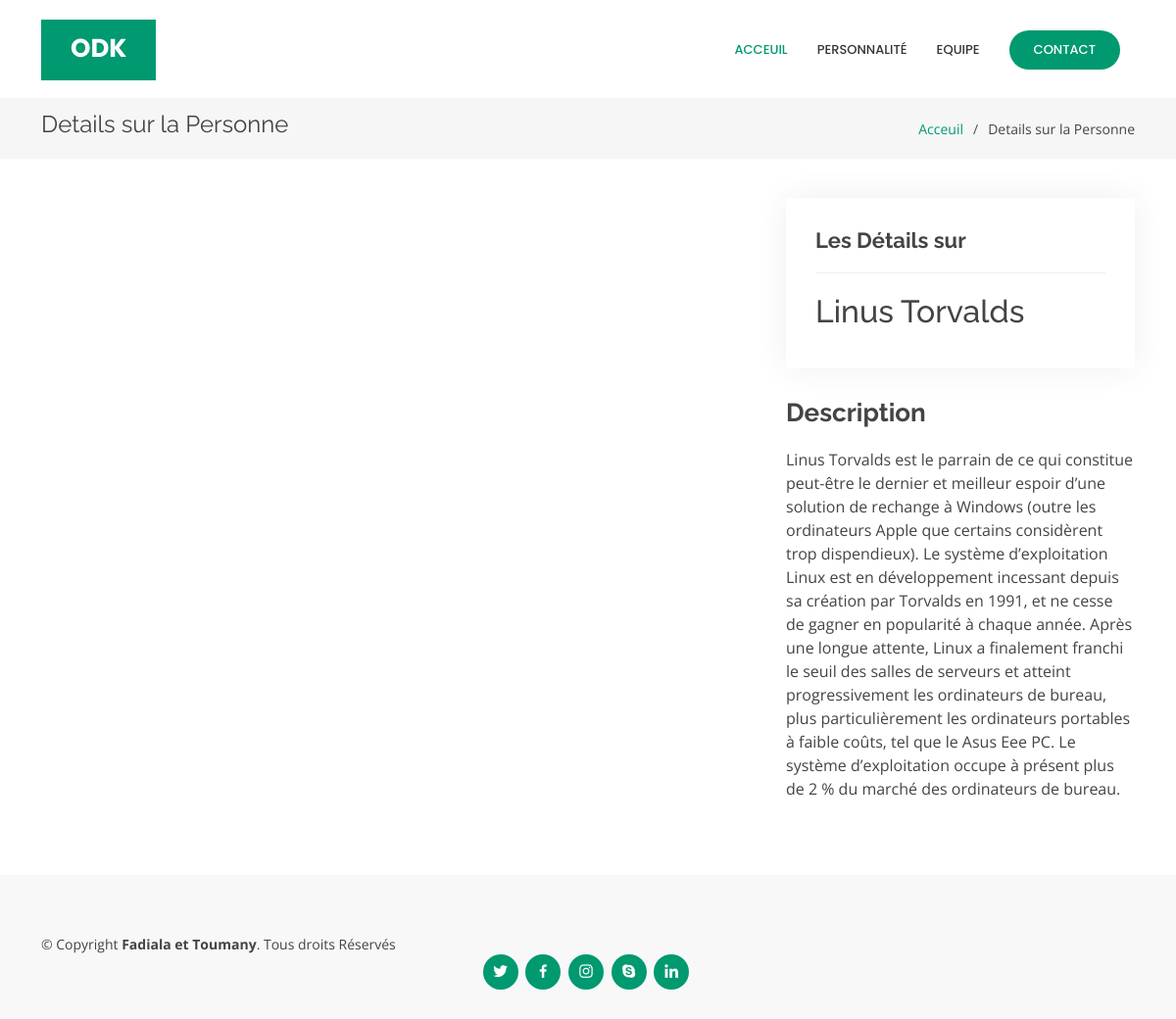
Page /vetrine/details.php?id=3 on the committed database.
### tables this page shows
CREATE TABLE `personnages` (
  `id` int(11) NOT NULL,
  `nom_complet` varchar(255) NOT NULL,
  `nom_image` varchar(255) NOT NULL,
  `historique` text NOT NULL
);

### vetrine/details.php (the view, shortened to what this page needs)
<?php
    $resultat=require_once("connect.php");
    $id = $_GET['id'];
    $req=$pdo->prepare("SELECT * FROM personnages WHERE id=$id");
    $req->execute();
    $test=$req->fetch();
?>
<!DOCTYPE html>
<html lang="fr">
<head>
  <link href="assets/vendor/aos/aos.css" rel="stylesheet">
  <link href="assets/vendor/bootstrap/css/bootstrap.min.css" rel="stylesheet">
  <link href="assets/vendor/bootstrap-icons/bootstrap-icons.css" rel="stylesheet">
  <link href="assets/vendor/boxicons/css/boxicons.min.css" rel="stylesheet">
  <link href="assets/vendor/glightbox/css/glightbox.min.css" rel="stylesheet">
  <link href="assets/vendor/remixicon/remixicon.css" rel="stylesheet">
  <link href="assets/vendor/swiper/swiper-bundle.min.css" rel="stylesheet">
  <link href="assets/css/style.css" rel="stylesheet">
</head>
<body>
  <header id="header" class="fixed-top d-flex align-items-center">
    <div class="container">
      <div class="header-container d-flex align-items-center justify-content-between">
        <div class="logo">
          <h1 class="text-light"><a href="index.php"><span>ODK</span></a></h1>
        </div>
        <nav id="navbar" class="navbar">
          <ul>
            <li><a class="nav-link scrollto active" href="index.php">Acceuil</a></li>
            <li><a class="nav-link scrollto " href="index.php">Personnalité</a></li>
            <li><a class="nav-link scrollto" href="index.php">Equipe</a></li>
            <li><a class="getstarted scrollto " href="index.php">Contact</a></li>
        </nav>
      </div>
    </div>
  </header>
  <main id="main">
    <section id="breadcrumbs" class="breadcrumbs">
      <div class="container">
        <div class="d-flex justify-content-between align-items-center">
          <h2>Details sur la Personne</h2>
          <ol>
            <li><a href="index.php">Acceuil</a></li>
            <li>Details sur la Personne</li>
          </ol>
        </div>
      </div>
    </section>
    <section id="portfolio-details" class="portfolio-details">
      <div class="container">
        <div class="row gy-4">
          <div class="col-lg-8">
            <div class="portfolio-details-slider swiper">
              <div class="swiper-wrapper align-items-center">
                <div class="swiper-slide">
                </div>
          </div>
          </div>
          </div>
          <div class="col-lg-4">
            <div class="portfolio-info">
            <h3>Les Détails sur</h3>
            <h2><?= $test['nom_complet'];?></h2>
            </div>
            <div class="portfolio-description">
              <h2>Description</h2>
              <p>
              <?= $test['historique'];?>
              </p>
            </div>
          </div>
        </div>
      </div>
    </section>
  </main>
  <footer id="footer">
    <div class="footer-top">
      <div class="container">
        <div class="row">
      <div class="me-md-auto text-center text-md-start">
        <div class="me-md-auto text-center text-md-start">
          <div class="copyright">
            &copy; Copyright <strong><span>Fadiala et Toumany</span></strong>. Tous droits Réservés
          </div>
      </div>
      <div class="social-links text-center text-md-right pt-3 pt-md-0">
        <a href="#" class="twitter"><i class="bx bxl-twitter"></i></a>
        <a href="#" class="facebook"><i class="bx bxl-facebook"></i></a>
        <a href="#" class="instagram"><i class="bx bxl-instagram"></i></a>
        <a href="#" class="google-plus"><i class="bx bxl-skype"></i></a>
        <a href="#" class="linkedin"><i class="bx bxl-linkedin"></i></a>
      </div>
    </div>
  </footer>
</body>
</html>

### vetrine/assets/css/style.css (style rules this page uses)
body { font-family: "Open Sans", sans-serif; color: #444444; }
a { color: #009970; text-decoration: none; }
h1, h2, h3, h4, h5, h6 { font-family: "Raleway", sans-serif; }
#header { transition: all 0.5s; z-index: 997; transition: all 0.5s; top: 20px; }
#header .header-container { background: #fff; }
#header .logo { overflow: hidden; padding: 16px 30px 12px 30px; background: #009970; }
#header .logo h1 { font-size: 26px; padding: 0; line-height: 1; font-weight: 700; font-family: "Poppins", sans-serif; }
#header .logo h1 a, #header .logo h1 a:hover { color: #fff; text-decoration: none; }
.navbar { padding: 0; }
.navbar ul { margin: 0; padding: 0; display: flex; list-style: none; align-items: center; }
.navbar li { position: relative; }
.navbar a, .navbar a:focus { display: flex; align-items: center; justify-content: space-between; padding: 10px 0 10px 30px; color: #36343a; transition: 0.3s; font-size: 13px; font-weight: 500; text-transform: uppercase; font-family: "Poppins", sans-serif; white-space: nowrap; transition: 0.3s; }
.navbar a:hover, .navbar .active, .navbar .active:focus, .navbar li:hover > a { color: #009970; }
.navbar .getstarted, .navbar .getstarted:focus { background: #009970; padding: 10px 25px; margin-left: 30px; margin-right: 15px; border-radius: 50px; color: #fff; }
section { padding: 60px 0; overflow: hidden; }
.portfolio-details { padding-top: 40px; }
.portfolio-details .portfolio-info { padding: 30px; box-shadow: 0px 0 30px rgba(54, 52, 58, 0.08); }
.portfolio-details .portfolio-info h3 { font-size: 22px; font-weight: 700; margin-bottom: 20px; padding-bottom: 20px; border-bottom: 1px solid #eee; }
.portfolio-details .portfolio-description { padding-top: 30px; }
.portfolio-details .portfolio-description h2 { font-size: 26px; font-weight: 700; margin-bottom: 20px; }
.portfolio-details .portfolio-description p { padding: 0; }
.breadcrumbs { padding: 15px 0; background: #f6f6f7; margin-top: 100px; }
.breadcrumbs h2 { font-size: 24px; line-height: 1; font-weight: 400; }
.breadcrumbs ol { display: flex; flex-wrap: wrap; list-style: none; padding: 0; margin: 0; font-size: 14px; }
.breadcrumbs ol li + li { padding-left: 10px; }
.breadcrumbs ol li + li::before { display: inline-block; padding-right: 10px; color: #4f4c55; content: "/"; }
#footer { color: #444444; font-size: 14px; background: #f1f0f2; }
#footer .footer-top { padding: 60px 0 30px 0; background: #f9f8f9; }
#footer .social-links a { font-size: 18px; display: inline-block; background: #009970; color: #fff; line-height: 1; padding: 8px 0; margin-right: 4px; border-radius: 50%; text-align: center; width: 36px; height: 36px; transition: 0.3s; }

### rows in the picture
personnages: nom_complet "Linus Torvalds", historique "Linus Torvalds est le parrain de ce qui constitue peut-être le dernier et meilleur espoir d’une solution de rechange à Windows (outre les ordinateurs Apple que certains considèrent trop dispendieux). Le système d’exploitation Linux est en développement incessant depuis sa création par Torvalds en 1991, et ne cesse de gagner en popularité à chaque année. Après une longue attente, Linux a finalement franchi le seuil des salles de serveurs et atteint progressivement les ordinateurs de bureau, plus particulièrement les ordinateurs portables à faible coûts, tel que le Asus Eee PC. Le système d’exploitation occupe à présent plus de 2 % du marché des ordinateurs de bureau."
